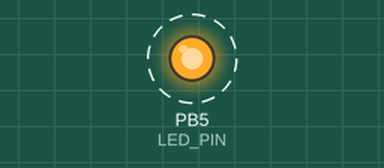
Bench run of a program on a simulated ATmega328P, built with avr-gcc and emulated at 16 MHz (the files do not name the chip). Parts: output pins drawn as LEDs (lit = HIGH). Dashed ring = blinking.

Above: at 0.5 s.
Timing chart, 0 to 4.6 s (numbered marks = the images above):
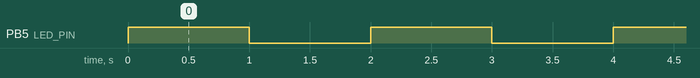

The program:

main.c
```c
/*
 * Created: 16-08-2024 18:34:06
 * Author : Prakash Kushwaha
 */


#define F_CPU 16000000UL
#include <avr/io.h>      // Header file for AVR I/O port definitions
#include <util/delay.h>  // Header file for delay functions

// PB5 corresponds to digital pin 13 on Arduino Nano
#define LED_PIN PB5

int main(void)
{

	// Set the bit corresponding to LED_PIN (PB5) to 1 to configure it as an output
	DDRB |= (1 << LED_PIN);

	// Infinite loop to repeatedly blink the LED
	while (1)
	{

		// Set the bit corresponding to LED_PIN (PB5) to 1 to turn the LED on
		PORTB |= (1 << LED_PIN);

		// Wait for 1 second (1000 milliseconds)
		_delay_ms(1000);


		// Clear the bit corresponding to LED_PIN (PB5) to 0 to turn the LED off
		PORTB &= ~(1 << LED_PIN);

		// Wait for another 1 second (1000 milliseconds)
		_delay_ms(1000);
	}
	return 0;
}
```

Measured:
- by itself, PB5 (LED_PIN): alternates HIGH for 1.0 s and LOW for 1.0 s
